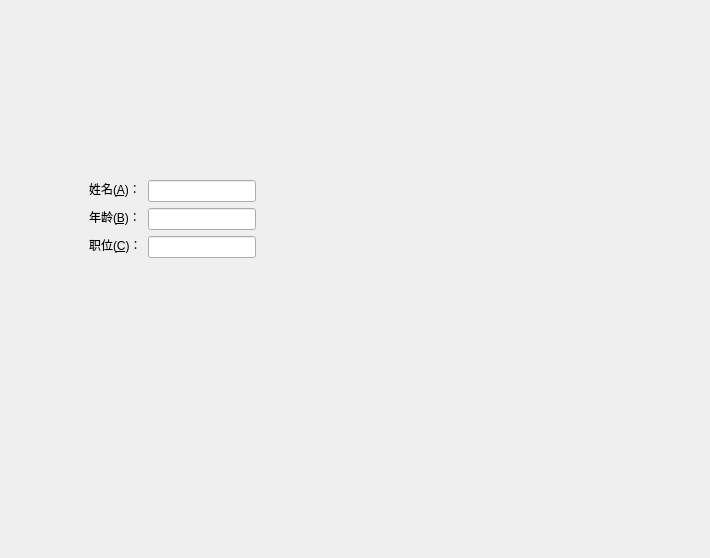
<?xml version="1.0" encoding="UTF-8"?>
<ui version="4.0">
 <class>Form</class>
 <widget class="QWidget" name="Form">
  <property name="geometry">
   <rect>
    <x>0</x>
    <y>0</y>
    <width>710</width>
    <height>558</height>
   </rect>
  </property>
  <property name="sizePolicy">
   <sizepolicy hsizetype="Fixed" vsizetype="Fixed">
    <horstretch>0</horstretch>
    <verstretch>0</verstretch>
   </sizepolicy>
  </property>
  <property name="windowTitle">
   <string>Form</string>
  </property>
  <widget class="QWidget" name="gridLayoutWidget">
   <property name="geometry">
    <rect>
     <x>89</x>
     <y>180</y>
     <width>461</width>
     <height>241</height>
    </rect>
   </property>
   <layout class="QFormLayout" name="formLayout">
    <item row="0" column="0">
     <widget class="QLabel" name="label">
      <property name="sizePolicy">
       <sizepolicy hsizetype="Fixed" vsizetype="Fixed">
        <horstretch>0</horstretch>
        <verstretch>0</verstretch>
       </sizepolicy>
      </property>
      <property name="text">
       <string>姓名(&amp;A)：</string>
      </property>
      <property name="buddy">
       <cstring>lineEdit</cstring>
      </property>
     </widget>
    </item>
    <item row="0" column="1">
     <widget class="QLineEdit" name="lineEdit">
      <property name="sizePolicy">
       <sizepolicy hsizetype="Fixed" vsizetype="Fixed">
        <horstretch>0</horstretch>
        <verstretch>0</verstretch>
       </sizepolicy>
      </property>
     </widget>
    </item>
    <item row="1" column="0">
     <widget class="QLabel" name="label_2">
      <property name="sizePolicy">
       <sizepolicy hsizetype="Fixed" vsizetype="Fixed">
        <horstretch>0</horstretch>
        <verstretch>0</verstretch>
       </sizepolicy>
      </property>
      <property name="text">
       <string>年龄(&amp;B)：</string>
      </property>
      <property name="buddy">
       <cstring>lineEdit_2</cstring>
      </property>
     </widget>
    </item>
    <item row="1" column="1">
     <widget class="QLineEdit" name="lineEdit_2">
      <property name="sizePolicy">
       <sizepolicy hsizetype="Fixed" vsizetype="Fixed">
        <horstretch>0</horstretch>
        <verstretch>0</verstretch>
       </sizepolicy>
      </property>
     </widget>
    </item>
    <item row="2" column="0">
     <widget class="QLabel" name="label_3">
      <property name="sizePolicy">
       <sizepolicy hsizetype="Fixed" vsizetype="Fixed">
        <horstretch>0</horstretch>
        <verstretch>0</verstretch>
       </sizepolicy>
      </property>
      <property name="text">
       <string>职位(&amp;C)：</string>
      </property>
      <property name="buddy">
       <cstring>lineEdit_3</cstring>
      </property>
     </widget>
    </item>
    <item row="2" column="1">
     <widget class="QLineEdit" name="lineEdit_3">
      <property name="sizePolicy">
       <sizepolicy hsizetype="Fixed" vsizetype="Fixed">
        <horstretch>0</horstretch>
        <verstretch>0</verstretch>
       </sizepolicy>
      </property>
     </widget>
    </item>
   </layout>
  </widget>
 </widget>
 <resources/>
 <connections/>
</ui>
